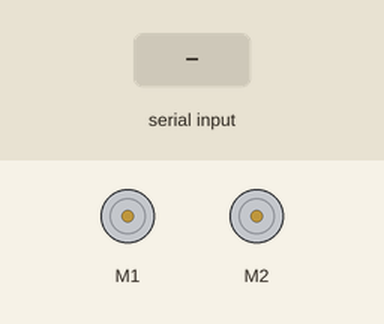
Simulated run of this sketch. Board: Arduino Uno, built with avr-gcc and run on an emulated ATmega328P. Parts: 2 × DC motor (green arrow = forward, orange = backward, longer = faster). Inputs (shaded band) come from the test bench. What the sketch prints to the serial monitor is not drawn.

Above: at 1.2 s.
1.3 s: "1,90,45\n" received over Serial
At 2.6 s:
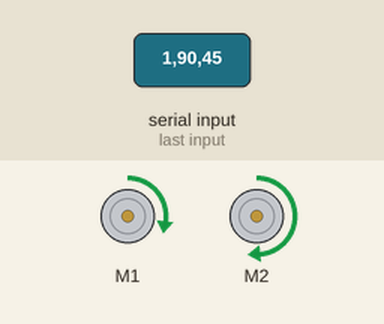
4.3 s: "90,45\n" received over Serial
At 6.8 s:
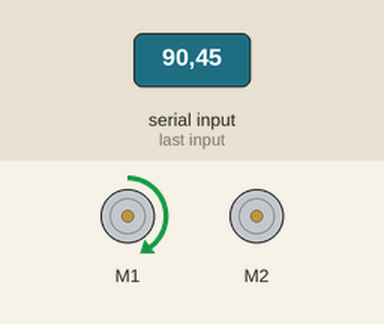
7.3 s: "90\n" received over Serial
10.3 s: "30,150\n" received over Serial
At 12.1 s:
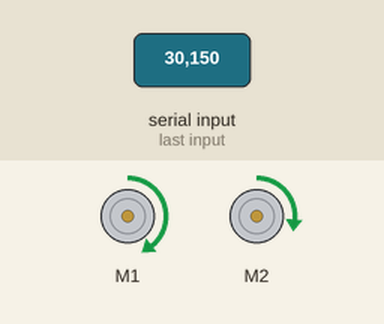
13.3 s: "5\n" received over Serial
At 15.1 s:
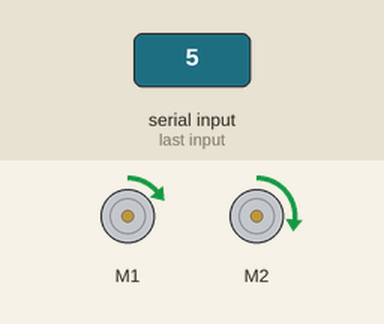
16.3 s: "200\n" received over Serial
Timing chart, 0 to 20.3 s (numbered marks = the images above; inputs shaded):
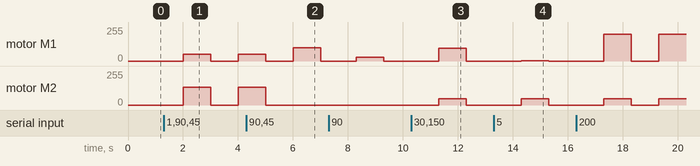

Measured:
- after the input at 1.3 s, motor M1: stopped → forward 52/255 after 0.70 s, → stopped 1.0 s later, → forward 52/255 1.0 s later; motor M2: stopped → forward 133/255 after 0.70 s, → stopped 1.0 s later, → forward 133/255 1.0 s later
- after the input at 4.3 s, motor M2: goes on until 5.0 s, then stays stopped
- after the input at 10.3 s, motor M2: stopped → forward 48/255 after 1.0 s, → stopped 1.0 s later

The sketch:

Serial.ino
```cpp
#include <AFMotor.h>

AF_DCMotor motorLeft(1);
AF_DCMotor motorRight(2);

String LeftSpeed, RightSpeed;
int  i, leftInput, rightInput;
byte DataToRead[9];

void setup() {
  Serial.begin(9600);

  motorLeft.run(RELEASE);
  motorRight.run(RELEASE);
}

void loop() {
  // DataToRead Format == 'L100R020\n';
  DataToRead[8] = '\n';
  Serial.readBytesUntil(char(13), DataToRead, 8);

/* For Debugging -> Rpi */
  for (i = 0; i < 9; i++) {
    Serial.write(DataToRead[i]);
    if (DataToRead[i] == '\n') break;
  }

  LeftSpeed = "";
  RightSpeed = "";

  for (i=1; i<4; i++){
    LeftSpeed += DataToRead[i];
  }
  for (i=5; (i<8) && (DataToRead[i] != '\n'); i++){
    RightSpeed += DataToRead[i];
  }

  leftInput = LeftSpeed.toInt();
  rightInput = RightSpeed.toInt();

  motorLeft.run(FORWARD);
  motorRight.run(FORWARD);
  motorLeft.setSpeed(leftInput);
  motorRight.setSpeed(rightInput);
  //TODO Delay Setting
  delay(1000);
  motorLeft.run(RELEASE);
  motorRight.run(RELEASE);
}
```
